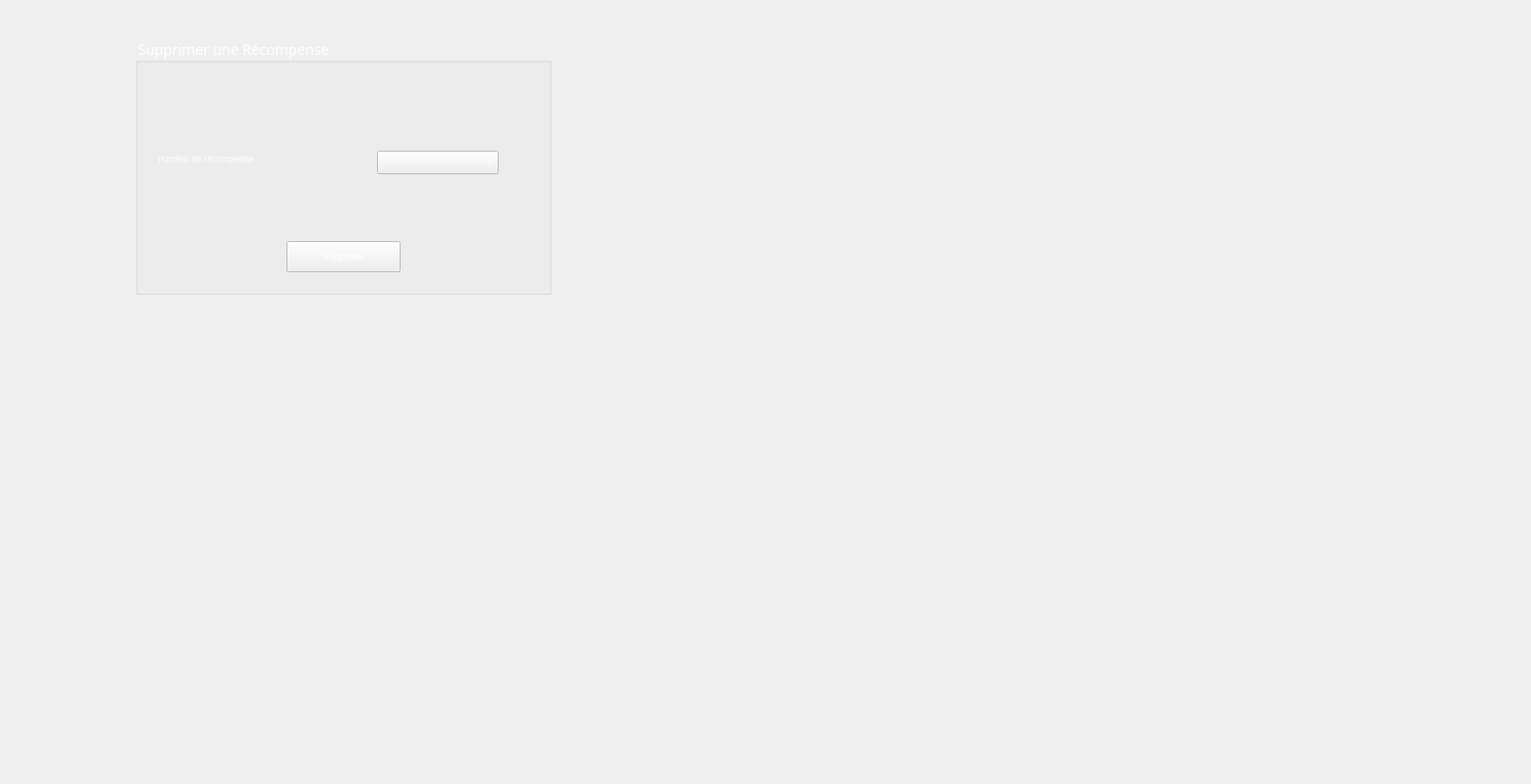
     <widget class="QWidget" name="supprimerRecompense">
      <attribute name="title">
       <string>Supprimer</string>
      </attribute>
      <widget class="QLabel" name="label_photo_4">
       <property name="geometry">
        <rect>
         <x>-850</x>
         <y>-390</y>
         <width>2021</width>
         <height>1031</height>
        </rect>
       </property>
       <property name="text">
        <string/>
       </property>
       <property name="pixmap">
        <pixmap>../imagesQT/suppcongback.jpg</pixmap>
       </property>
      </widget>
      <widget class="QGroupBox" name="groupBox_4">
       <property name="geometry">
        <rect>
         <x>180</x>
         <y>50</y>
         <width>551</width>
         <height>341</height>
        </rect>
       </property>
       <property name="font">
        <font>
         <family>Rockwell</family>
         <pointsize>14</pointsize>
         <weight>50</weight>
         <italic>false</italic>
         <bold>false</bold>
        </font>
       </property>
       <property name="layoutDirection">
        <enum>Qt::LeftToRight</enum>
       </property>
       <property name="styleSheet">
        <string notr="true">color:rgb(255, 255, 255)</string>
       </property>
       <property name="title">
        <string>Supprimer une Récompense</string>
       </property>
       <widget class="QLabel" name="label_30">
        <property name="geometry">
         <rect>
          <x>168</x>
          <y>318</y>
          <width>2101</width>
          <height>2211</height>
         </rect>
        </property>
        <property name="text">
         <string/>
        </property>
        <property name="pixmap">
         <pixmap>../Documents/temp/macaron.jpg</pixmap>
        </property>
       </widget>
       <widget class="QComboBox" name="comboBoxempsup_2">
        <property name="geometry">
         <rect>
          <x>320</x>
          <y>150</y>
          <width>161</width>
          <height>31</height>
         </rect>
        </property>
       </widget>
       <widget class="QLabel" name="label_25">
        <property name="geometry">
         <rect>
          <x>30</x>
          <y>140</y>
          <width>261</width>
          <height>41</height>
         </rect>
        </property>
        <property name="text">
         <string>numéro de récompense</string>
        </property>
       </widget>
       <widget class="QPushButton" name="Supprimer_2">
        <property name="geometry">
         <rect>
          <x>200</x>
          <y>270</y>
          <width>151</width>
          <height>41</height>
         </rect>
        </property>
        <property name="text">
         <string>Supprimer</string>
        </property>
       </widget>
      </widget>
      <widget class="QLabel" name="label_43">
       <property name="geometry">
        <rect>
         <x>-10</x>
         <y>-30</y>
         <width>791</width>
         <height>471</height>
        </rect>
       </property>
       <property name="styleSheet">
        <string notr="true">background:url(:/13.jpg)</string>
       </property>
       <property name="text">
        <string/>
       </property>
      </widget>
      <zorder>label_43</zorder>
      <zorder>label_photo_4</zorder>
      <zorder>groupBox_4</zorder>
     </widget>
